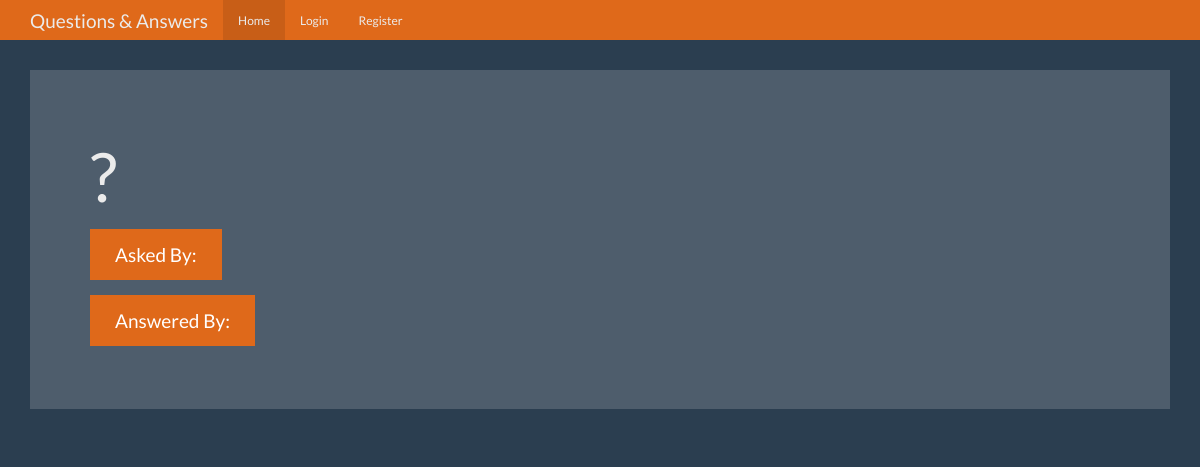
Page /question/3 on the earlier database version.
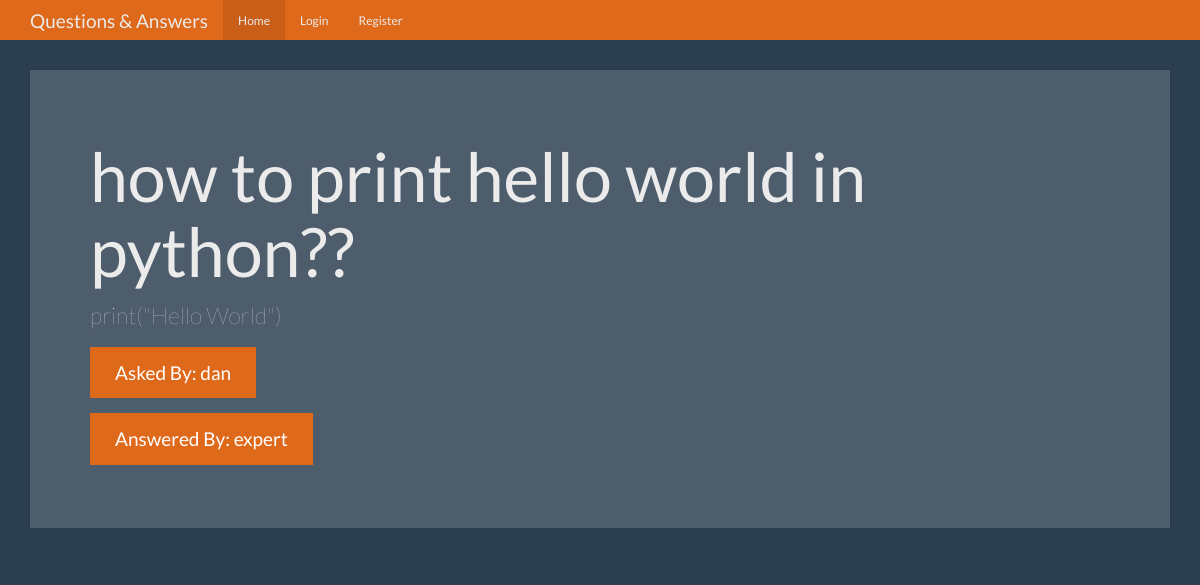
Same page on the later database version.
### tables this page shows
CREATE TABLE questions(
    id integer primary key autoincrement,
    question_text text not null,
    answer_text text,
    asked_by_id integer not null,
    expert_id integer not null
);

CREATE TABLE users(
    id integer primary key autoincrement,
    name text not null,
    password text not null,
    expert boolean not null,
    admin boolean not null

);

### app.py (the view)
@app.route('/question/<question_id>')
def question(question_id):
    user = get_current_user()
    db = get_db()
    questions_cur = db.execute('''select questions.question_text, questions.answer_text, askers.name as asker_name, experts.name as expert_name
    from questions
    join users as askers on askers.id = questions.asked_by_id
    join users as experts on experts.id = questions.expert_id
    where questions.id = ?''', [question_id])
    question = questions_cur.fetchone()
    return render_template('question.html', user=user, question=question)

### app.py (called while the page is built)
def get_current_user():
    user_result = None
    if 'user' in session:
        user = session['user']
        db = get_db()
        user_cur = db.execute('select id, name, password, expert, admin from users where name = ?', [user])
        user_result = user_cur.fetchone()
    return user_result

### database.py (called while the page is built)
def connect_db():
    sql = sqlite3.connect('E:\Python\Flask Projects\QuestionsAndAnswers\questions.db')
    sql.row_factory = sqlite3.Row
    return sql

def get_db():
    if not hasattr(g, 'sqlite_db'):
        g.sqlite_db = connect_db()
    return g.sqlite_db

### templates/question.html (shortened to what this page needs)
{% from "show_links.html" import show_links %}
<!DOCTYPE html>
<html lang="en">
  <head>
    <link href="{{ url_for('static', filename='bootstrap.min.css') }}" rel="stylesheet">
    <link href="{{ url_for('static', filename='theme.css') }}" rel="stylesheet">
  </head>
  <body>
    <nav class="navbar navbar-inverse navbar-fixed-top">
      <div class="container">
        <div class="navbar-header">
          <a class="navbar-brand" href="#">Questions & Answers</a>
        </div>
        <div id="navbar" class="navbar-collapse collapse">
          {{ show_links(user) }}
        </div>
      </div>
    </nav>
    <div class="container theme-showcase" role="main">
      <div class="jumbotron">
        <h1>{{ question['question_text'] }}?</h1>
        <p>{{ question['answer_text'] }}</p>
        <p><a class="btn btn-primary btn-lg">Asked By: {{ question['asker_name'] }}</a></p>
        <p><a class="btn btn-primary btn-lg">Answered By: {{question['expert_name'] }}</a></p>
      </div>
    </div>
  </body>
</html>

Differences in the rows shown:
added questions: question_text "how to print hello world in python?", answer_text "print(\"Hello World\")"
added users: asker_name "dan"
now on this page (row unchanged): users: expert_name "expert"
